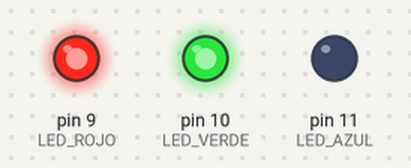
A sketch run on a simulated Arduino Uno, built with avr-gcc and run on an emulated ATmega328P. On the bench: output pins drawn as LEDs (lit = HIGH).

Above: at 1.0 s.
At 3.0 s:
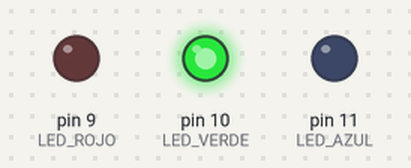
At 5.0 s:
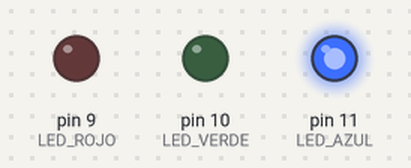
Timing chart, 0 to 7.8 s (numbered marks = the images above):
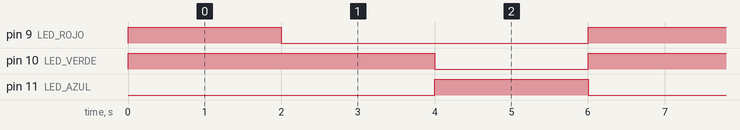

Measured:
- by itself, pin 9 (LED_ROJO), pin 11 (LED_AZUL): alternates HIGH for 2.0 s and LOW for 4.0 s
- by itself, pin 10 (LED_VERDE): alternates HIGH for 4.0 s and LOW for 2.0 s
- by itself, everything shown: repeats every 6.0 s, in 3 steps

The sketch:

negative.ino
```cpp
int LED_ROJO = 9;
int LED_VERDE = 10;
int LED_AZUL = 11;

int BRILLO;
int POT = A0;

void setup(){
	pinMode(LED_ROJO, OUTPUT);
	pinMode(LED_VERDE, OUTPUT);
	pinMode(LED_AZUL, OUTPUT);
}

void loop(){
	miColor(255,255,0);
	delay(2000);

	miColor(0,255,0);
	delay(2000);

	miColor(0,0,255);
	delay(2000);
}

void miColor(int rojo, int verde, int azul){

	analogWrite(LED_ROJO, rojo);
	analogWrite(LED_VERDE, verde);
	analogWrite(LED_AZUL, azul);

}
```
